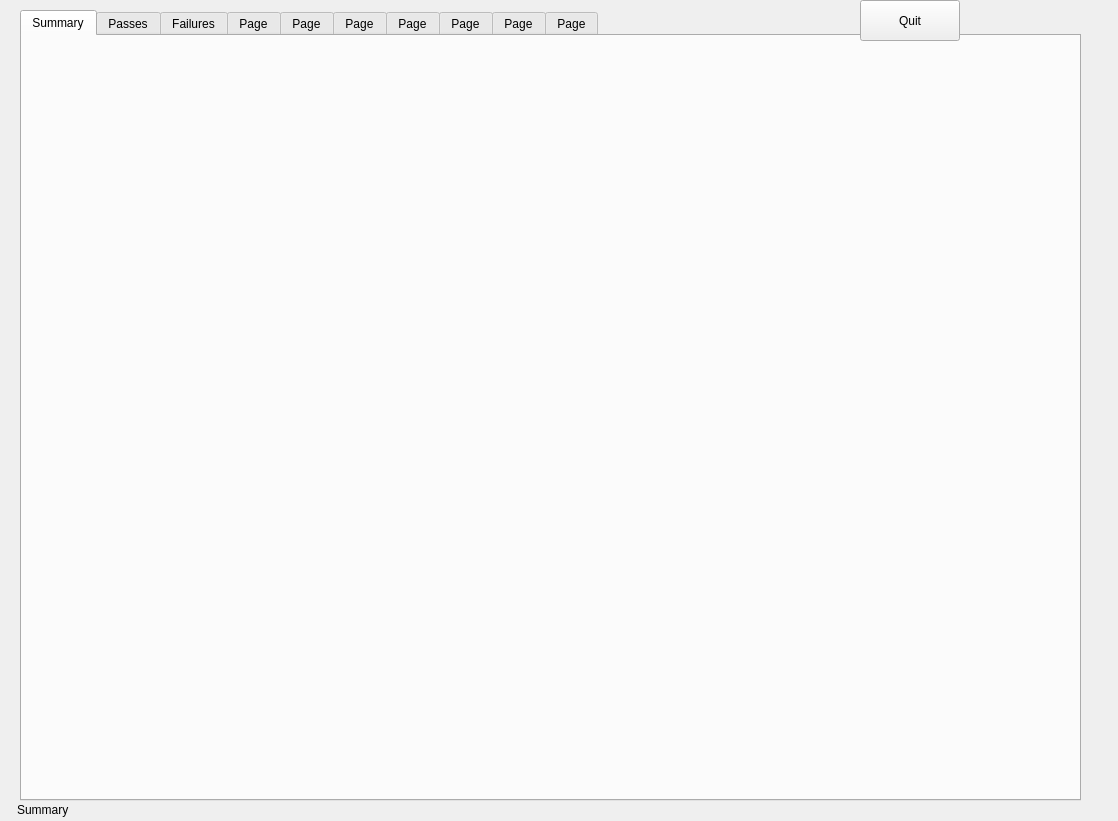
<?xml version="1.0" encoding="UTF-8"?>
<ui version="4.0">
 <class>Form</class>
 <widget class="QWidget" name="Form">
  <property name="geometry">
   <rect>
    <x>0</x>
    <y>0</y>
    <width>1118</width>
    <height>821</height>
   </rect>
  </property>
  <property name="windowTitle">
   <string>Form</string>
  </property>
  <widget class="QWidget" name="gridLayoutWidget">
   <property name="geometry">
    <rect>
     <x>20</x>
     <y>20</y>
     <width>2</width>
     <height>2</height>
    </rect>
   </property>
   <layout class="QGridLayout" name="gridLayout"/>
  </widget>
  <widget class="QTabWidget" name="tabWidget">
   <property name="geometry">
    <rect>
     <x>20</x>
     <y>10</y>
     <width>1061</width>
     <height>791</height>
    </rect>
   </property>
   <property name="toolTip">
    <string/>
   </property>
   <property name="currentIndex">
    <number>0</number>
   </property>
   <widget class="QWidget" name="summary">
    <attribute name="title">
     <string>Summary</string>
    </attribute>
   </widget>
   <widget class="QWidget" name="passes">
    <attribute name="title">
     <string>Passes</string>
    </attribute>
   </widget>
   <widget class="QWidget" name="failures">
    <attribute name="title">
     <string>Failures</string>
    </attribute>
   </widget>
   <widget class="QWidget" name="tab">
    <attribute name="title">
     <string>Page</string>
    </attribute>
   </widget>
   <widget class="QWidget" name="tab_2">
    <attribute name="title">
     <string>Page</string>
    </attribute>
   </widget>
   <widget class="QWidget" name="tab_5">
    <attribute name="title">
     <string>Page</string>
    </attribute>
   </widget>
   <widget class="QWidget" name="tab_6">
    <attribute name="title">
     <string>Page</string>
    </attribute>
   </widget>
   <widget class="QWidget" name="tab_7">
    <attribute name="title">
     <string>Page</string>
    </attribute>
   </widget>
   <widget class="QWidget" name="tab_8">
    <attribute name="title">
     <string>Page</string>
    </attribute>
   </widget>
   <widget class="QWidget" name="tab_9">
    <attribute name="title">
     <string>Page</string>
    </attribute>
   </widget>
  </widget>
  <widget class="QLabel" name="label">
   <property name="geometry">
    <rect>
     <x>17</x>
     <y>800</y>
     <width>1061</width>
     <height>20</height>
    </rect>
   </property>
   <property name="text">
    <string>Summary</string>
   </property>
   <property name="textFormat">
    <enum>Qt::RichText</enum>
   </property>
  </widget>
  <widget class="QPushButton" name="pushButton">
   <property name="geometry">
    <rect>
     <x>860</x>
     <y>0</y>
     <width>100</width>
     <height>41</height>
    </rect>
   </property>
   <property name="text">
    <string>Quit</string>
   </property>
  </widget>
 </widget>
 <resources/>
 <connections/>
</ui>
